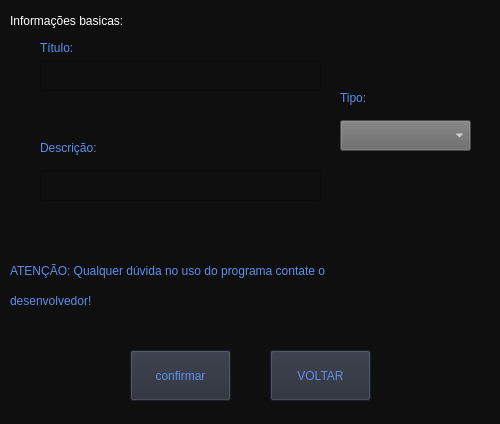
<?xml version="1.0" encoding="UTF-8"?>
<ui version="4.0">
 <class>AGENDA</class>
 <widget class="QDialog" name="AGENDA">
  <property name="geometry">
   <rect>
    <x>0</x>
    <y>0</y>
    <width>500</width>
    <height>424</height>
   </rect>
  </property>
  <property name="windowTitle">
   <string>Agenda</string>
  </property>
  <property name="styleSheet">
   <string notr="true">background-color: rgb(15,15, 15);
color: rgb(255, 255, 255);</string>
  </property>
  <widget class="QDialogButtonBox" name="buttonBox">
   <property name="geometry">
    <rect>
     <x>10</x>
     <y>600</y>
     <width>461</width>
     <height>32</height>
    </rect>
   </property>
   <property name="orientation">
    <enum>Qt::Horizontal</enum>
   </property>
   <property name="standardButtons">
    <set>QDialogButtonBox::Cancel|QDialogButtonBox::Ok</set>
   </property>
  </widget>
  <widget class="QPushButton" name="Button_voltar">
   <property name="geometry">
    <rect>
     <x>270</x>
     <y>350</y>
     <width>101</width>
     <height>51</height>
    </rect>
   </property>
   <property name="styleSheet">
    <string notr="true">background-color: rgb(39,44,55);
font: 87 10pt &quot;Arial Black&quot;;
color: rgb(94,141,235);</string>
   </property>
   <property name="text">
    <string>VOLTAR</string>
   </property>
  </widget>
  <widget class="QLabel" name="label_4">
   <property name="geometry">
    <rect>
     <x>10</x>
     <y>250</y>
     <width>461</width>
     <height>41</height>
    </rect>
   </property>
   <property name="styleSheet">
    <string notr="true">font: 87 10pt &quot;Arial Black&quot;;
color: rgb(94,141,235);</string>
   </property>
   <property name="text">
    <string>ATENÇÃO: Qualquer dúvida no uso do programa contate o</string>
   </property>
  </widget>
  <widget class="QLabel" name="label_5">
   <property name="geometry">
    <rect>
     <x>10</x>
     <y>280</y>
     <width>121</width>
     <height>41</height>
    </rect>
   </property>
   <property name="styleSheet">
    <string notr="true">font: 87 10pt &quot;Arial Black&quot;;
color: rgb(94,141,235);</string>
   </property>
   <property name="text">
    <string>desenvolvedor!</string>
   </property>
  </widget>
  <widget class="QPushButton" name="Button_confirma">
   <property name="geometry">
    <rect>
     <x>130</x>
     <y>350</y>
     <width>101</width>
     <height>51</height>
    </rect>
   </property>
   <property name="styleSheet">
    <string notr="true">background-color: rgb(39,44,55);
font: 87 10pt &quot;Arial Black&quot;;
color: rgb(94,141,235);</string>
   </property>
   <property name="text">
    <string>confirmar</string>
   </property>
  </widget>
  <widget class="QLineEdit" name="lineEdit_title">
   <property name="geometry">
    <rect>
     <x>40</x>
     <y>60</y>
     <width>281</width>
     <height>31</height>
    </rect>
   </property>
  </widget>
  <widget class="QLabel" name="label">
   <property name="geometry">
    <rect>
     <x>40</x>
     <y>40</y>
     <width>51</width>
     <height>16</height>
    </rect>
   </property>
   <property name="styleSheet">
    <string notr="true">font: 87 10pt &quot;Arial Black&quot;;
color: rgb(94,141,235);</string>
   </property>
   <property name="text">
    <string>Título:</string>
   </property>
  </widget>
  <widget class="QLineEdit" name="lineEdit_description">
   <property name="geometry">
    <rect>
     <x>40</x>
     <y>170</y>
     <width>281</width>
     <height>31</height>
    </rect>
   </property>
  </widget>
  <widget class="QLabel" name="label_2">
   <property name="geometry">
    <rect>
     <x>40</x>
     <y>140</y>
     <width>81</width>
     <height>16</height>
    </rect>
   </property>
   <property name="styleSheet">
    <string notr="true">font: 87 10pt &quot;Arial Black&quot;;
color: rgb(94,141,235);</string>
   </property>
   <property name="text">
    <string>Descrição:</string>
   </property>
  </widget>
  <widget class="QLabel" name="label_6">
   <property name="geometry">
    <rect>
     <x>10</x>
     <y>10</y>
     <width>151</width>
     <height>21</height>
    </rect>
   </property>
   <property name="styleSheet">
    <string notr="true">font: 87 9pt &quot;Arial Black&quot;;</string>
   </property>
   <property name="text">
    <string>Informações basicas:</string>
   </property>
  </widget>
  <widget class="QComboBox" name="comboBox">
   <property name="geometry">
    <rect>
     <x>340</x>
     <y>120</y>
     <width>131</width>
     <height>31</height>
    </rect>
   </property>
   <property name="styleSheet">
    <string notr="true">background-color: rgb(103, 103, 103);</string>
   </property>
   <item>
    <property name="text">
     <string/>
    </property>
   </item>
   <item>
    <property name="text">
     <string>Prova</string>
    </property>
   </item>
   <item>
    <property name="text">
     <string>Dever de casa</string>
    </property>
   </item>
   <item>
    <property name="text">
     <string>Atividades extras</string>
    </property>
   </item>
  </widget>
  <widget class="QLabel" name="label_3">
   <property name="geometry">
    <rect>
     <x>340</x>
     <y>90</y>
     <width>41</width>
     <height>16</height>
    </rect>
   </property>
   <property name="styleSheet">
    <string notr="true">font: 87 10pt &quot;Arial Black&quot;;
color: rgb(94,141,235);</string>
   </property>
   <property name="text">
    <string>Tipo:</string>
   </property>
  </widget>
 </widget>
 <resources/>
 <connections>
  <connection>
   <sender>buttonBox</sender>
   <signal>accepted()</signal>
   <receiver>AGENDA</receiver>
   <slot>accept()</slot>
   <hints>
    <hint type="sourcelabel">
     <x>248</x>
     <y>254</y>
    </hint>
    <hint type="destinationlabel">
     <x>157</x>
     <y>274</y>
    </hint>
   </hints>
  </connection>
  <connection>
   <sender>buttonBox</sender>
   <signal>rejected()</signal>
   <receiver>AGENDA</receiver>
   <slot>reject()</slot>
   <hints>
    <hint type="sourcelabel">
     <x>316</x>
     <y>260</y>
    </hint>
    <hint type="destinationlabel">
     <x>286</x>
     <y>274</y>
    </hint>
   </hints>
  </connection>
 </connections>
</ui>
